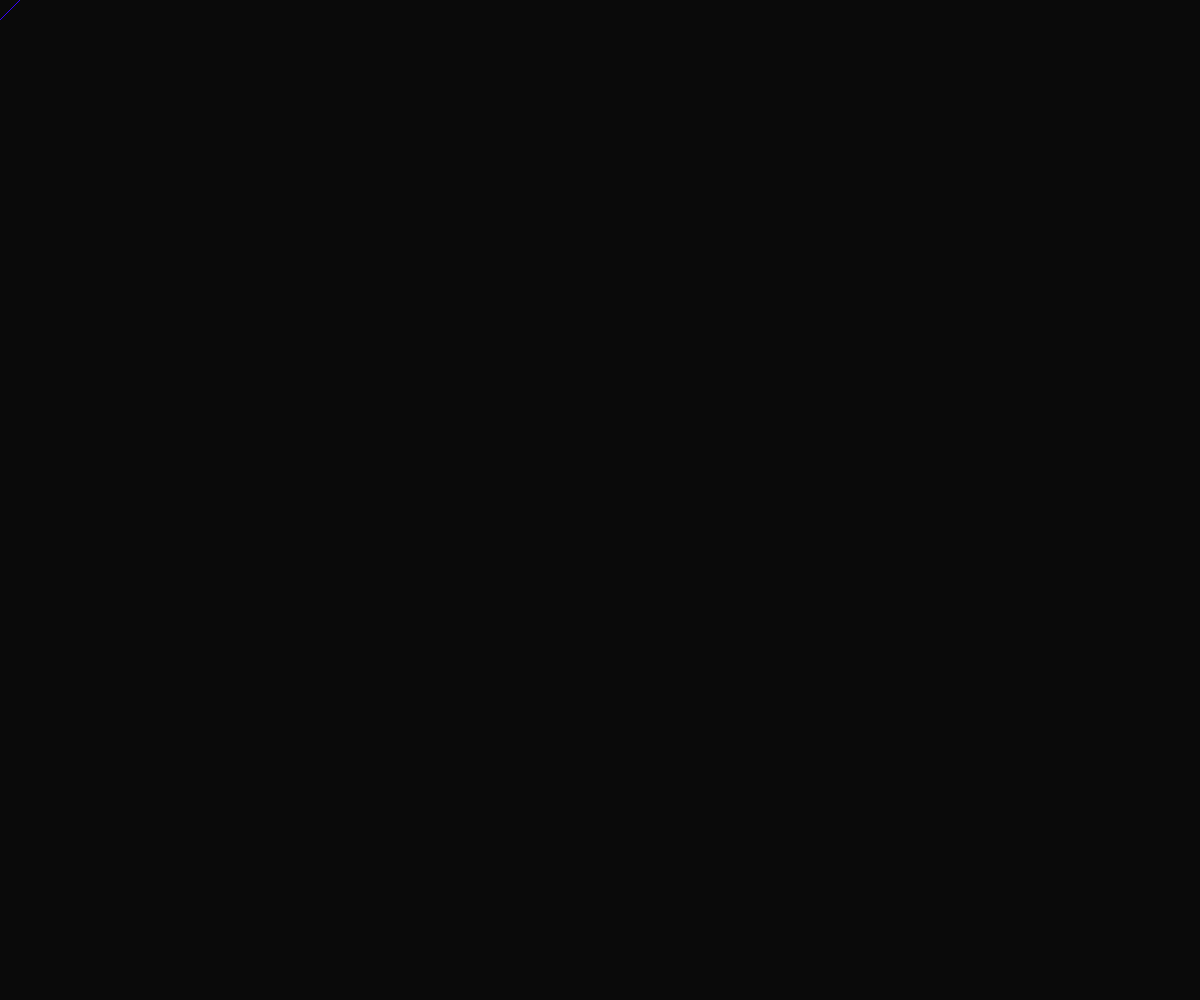
Frame 1 (no input)
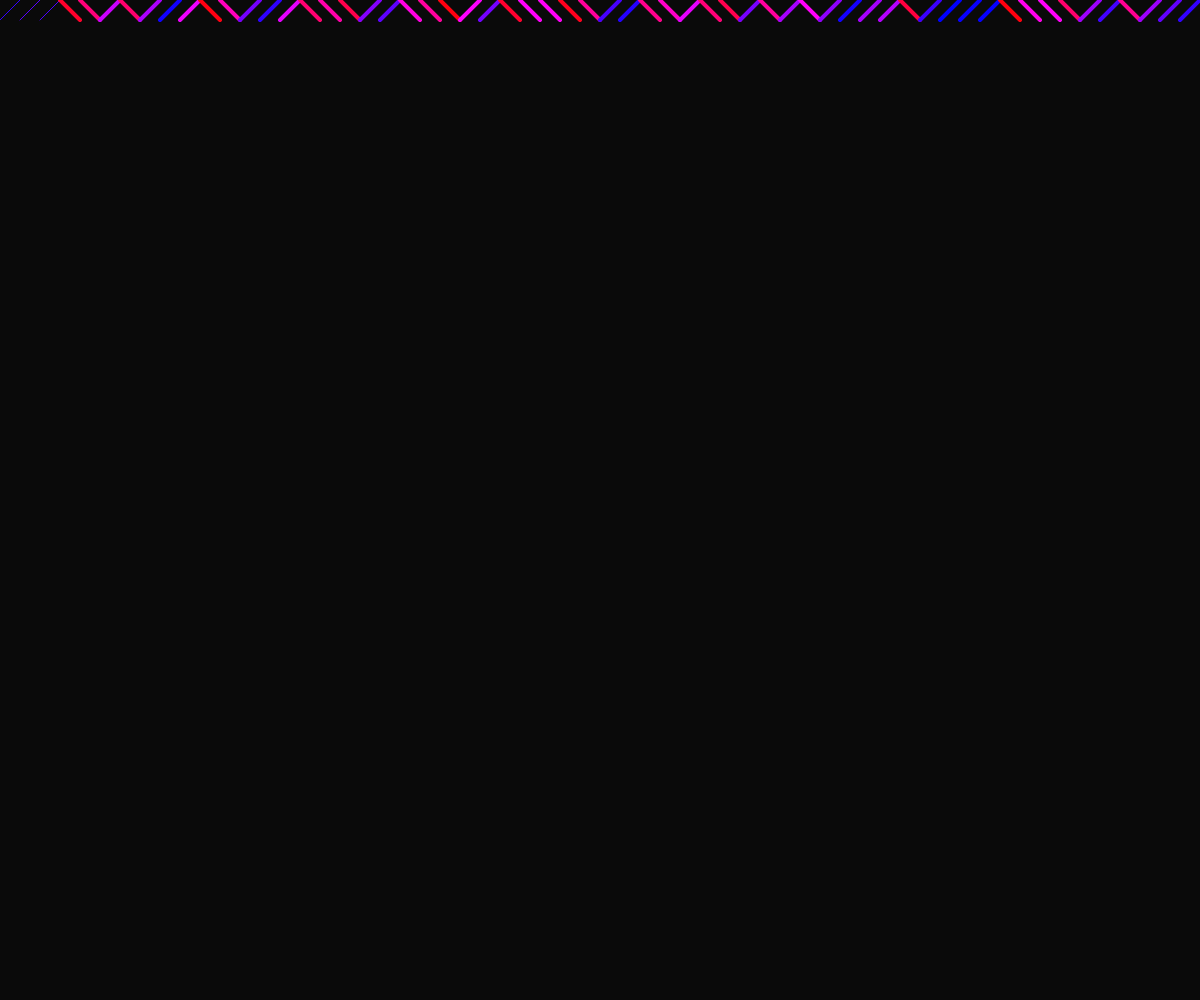
Frame 60 (no input)
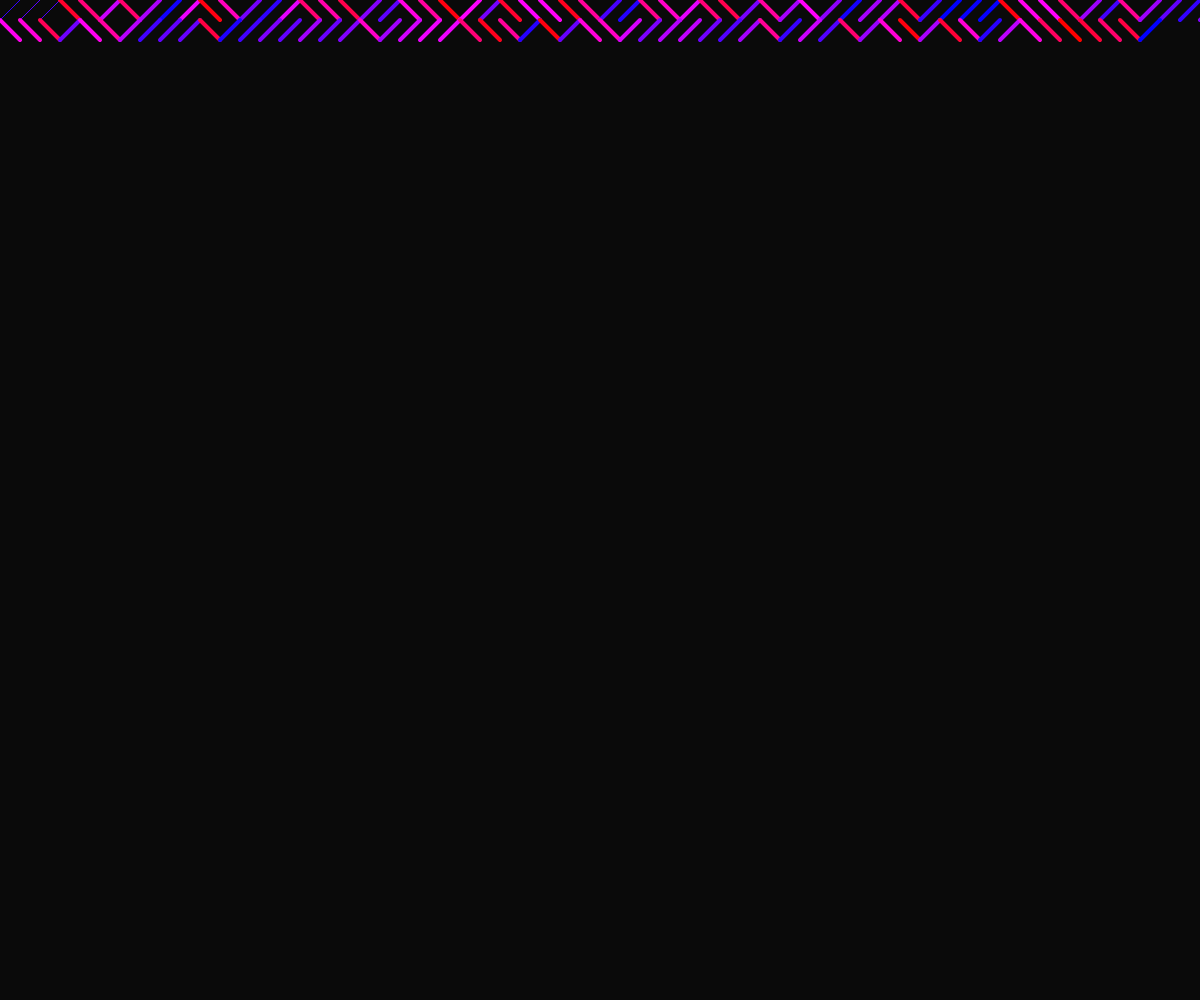
Frame 120 (the mouse pressed at the canvas centre since frame 60)

The p5.js sketch that drew these frames (run headless with seeded random() and noise() and a simulated clock; from frame 60 on, the mouse is pressed at the canvas centre):

// p5.js sketch
// ── sketch.js
let x = 0
let y = 0
let size = 20
function setup() {
  createCanvas(windowWidth, windowHeight);
  background(10);
}

function draw() {
  if(random(1) < 0.5) {
    strokeWeight(4)
    stroke(255,0,random(255))
    line(x,y,x+size,y+size)
  } else {
    stroke(random(255),0,255)
    line(x,y+size,x+size,y)
  }
  if(x > width) {
    x = 0
    y += size
  } else {
    x += size
  }
}

function mouseClicked() {
  size = random(10,50)
  clear()
  x = 0
  y = 0
  background(0)
}
 
